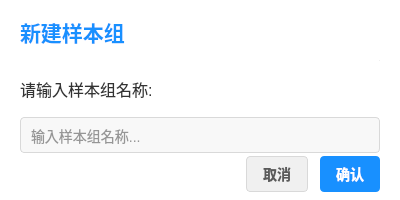
<?xml version="1.0" encoding="UTF-8"?>
<ui version="4.0">
 <class>Dialog</class>
 <widget class="QDialog" name="Dialog">
  <property name="geometry">
   <rect>
    <x>0</x>
    <y>0</y>
    <width>400</width>
    <height>200</height>
   </rect>
  </property>
  <property name="minimumSize">
   <size>
    <width>400</width>
    <height>200</height>
   </size>
  </property>
  <property name="maximumSize">
   <size>
    <width>400</width>
    <height>200</height>
   </size>
  </property>
  <property name="windowTitle">
   <string>新建样本组</string>
  </property>
  <property name="styleSheet">
   <string notr="true">QDialog {
	background-color: white;
	border-radius: 8px;
}
QLabel {
	font-family: &quot;Microsoft YaHei UI&quot;;
	color: #333333;
}
QLineEdit {
	border: 1px solid #d9d9d9;
	border-radius: 4px;
	padding: 8px;
	font-size: 14px;
	background-color: #f8f8f8;
	color: #333333;
	selection-background-color: #1890ff;
}
QLineEdit:focus {
	border-color: #40a9ff;
	box-shadow: 0 0 0 2px rgba(24, 144, 255, 0.2);
	background-color: white;
}
QPushButton {
	border-radius: 4px;
	padding: 8px 16px;
	font-size: 14px;
	font-weight: 500;
	font-family: &quot;Microsoft YaHei UI&quot;;
}
QPushButton#confirmButton {
	background-color: #1890ff;
	color: white;
	border: none;
}
QPushButton#confirmButton:hover {
	background-color: #40a9ff;
}
QPushButton#confirmButton:pressed {
	background-color: #096dd9;
}
QPushButton#cancelButton {
	background-color: #f0f0f0;
	border: 1px solid #d9d9d9;
	color: #595959;
}
QPushButton#cancelButton:hover {
	background-color: #f5f5f5;
	border-color: #40a9ff;
	color: #40a9ff;
}
QPushButton#cancelButton:pressed {
	background-color: #e6f7ff;
}
QFrame#line {
	background-color: #f0f0f0;
}</string>
  </property>
  <layout class="QVBoxLayout" name="verticalLayout">
   <property name="spacing">
    <number>16</number>
   </property>
   <property name="leftMargin">
    <number>20</number>
   </property>
   <property name="topMargin">
    <number>20</number>
   </property>
   <property name="rightMargin">
    <number>20</number>
   </property>
   <property name="bottomMargin">
    <number>20</number>
   </property>
   <item>
    <widget class="QLabel" name="titleLabel">
     <property name="font">
      <font>
       <family>Microsoft YaHei UI</family>
       <pointsize>16</pointsize>
       <weight>75</weight>
       <bold>true</bold>
      </font>
     </property>
     <property name="styleSheet">
      <string notr="true">color: #1890ff;</string>
     </property>
     <property name="text">
      <string>新建样本组</string>
     </property>
    </widget>
   </item>
   <item>
    <widget class="QFrame" name="line">
     <property name="maximumSize">
      <size>
       <width>16777215</width>
       <height>1</height>
      </size>
     </property>
     <property name="frameShape">
      <enum>QFrame::HLine</enum>
     </property>
     <property name="frameShadow">
      <enum>QFrame::Sunken</enum>
     </property>
    </widget>
   </item>
   <item>
    <widget class="QLabel" name="descLabel">
     <property name="font">
      <font>
       <family>Microsoft YaHei UI</family>
       <pointsize>12</pointsize>
      </font>
     </property>
     <property name="text">
      <string>请输入样本组名称:</string>
     </property>
    </widget>
   </item>
   <item>
    <widget class="QLineEdit" name="inputField">
     <property name="minimumSize">
      <size>
       <width>0</width>
       <height>36</height>
      </size>
     </property>
     <property name="placeholderText">
      <string>输入样本组名称...</string>
     </property>
    </widget>
   </item>
   <item>
    <layout class="QHBoxLayout" name="buttonLayout">
     <property name="spacing">
      <number>12</number>
     </property>
     <item>
      <spacer name="horizontalSpacer">
       <property name="orientation">
        <enum>Qt::Horizontal</enum>
       </property>
       <property name="sizeHint" stdset="0">
        <size>
         <width>40</width>
         <height>20</height>
        </size>
       </property>
      </spacer>
     </item>
     <item>
      <widget class="QPushButton" name="cancelButton">
       <property name="minimumSize">
        <size>
         <width>0</width>
         <height>36</height>
        </size>
       </property>
       <property name="text">
        <string>取消</string>
       </property>
      </widget>
     </item>
     <item>
      <widget class="QPushButton" name="confirmButton">
       <property name="minimumSize">
        <size>
         <width>0</width>
         <height>36</height>
        </size>
       </property>
       <property name="text">
        <string>确认</string>
       </property>
       <property name="default">
        <bool>true</bool>
       </property>
      </widget>
     </item>
    </layout>
   </item>
  </layout>
 </widget>
 <resources/>
 <connections/>
</ui> 
